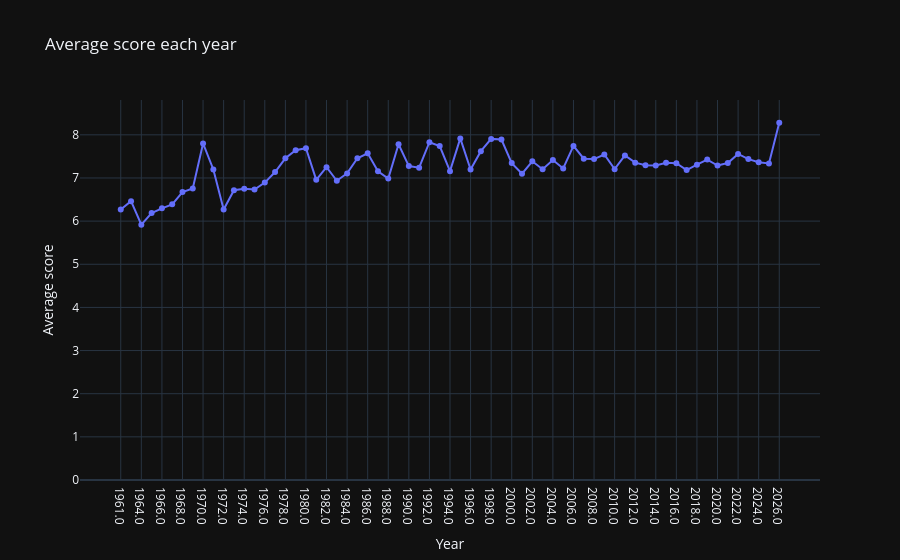

Source (notebook cell):
### Code cell
fig.update_yaxes(rangemode="tozero")
fig.update_traces(mode='lines+markers')

fig.write_html("../../graphs/avgScoreTime2.html")
fig.show()

### Figure 1 — Plotly figure (JSON) as saved in the notebook; plotly's stock layout.template omitted (floating-point values rounded to 4 significant figures)
{"data": [{"hovertemplate": "Year=%{x}<br>Average score=%{y}<extra></extra>", "legendgroup": "", "line": {"color": "#636efa", "dash": "solid"}, "marker": {"symbol": "circle"}, "mode": "lines+markers", "name": "", "orientation": "v", "showlegend": false, "x": ["1961.0", "1963.0", "1964.0", "1965.0", "1966.0", "1967.0", "1968.0", "1969.0", "1970.0", "1971.0", "1972.0", "1973.0", "1974.0", "1975.0", "1976.0", "1977.0", "1978.0", "1979.0", "1980.0", "1981.0", "1982.0", "1983.0", "1984.0", "1985.0", "1986.0", "1987.0", "1988.0", "1989.0", "1990.0", "1991.0", "1992.0", "1993.0", "1994.0", "1995.0", "1996.0", "1997.0", "1998.0", "1999.0", "2000.0", "2001.0", "2002.0", "2003.0", "2004.0", "2005.0", "2006.0", "2007.0", "2008.0", "2009.0", "2010.0", "2011.0", "2012.0", "2013.0", "2014.0", "2015.0", "2016.0", "2017.0", "2018.0", "2019.0", "2020.0", "2021.0", "2022.0", "2023.0", "2024.0", "2025.0", "2026.0"], "xaxis": "x", "y": [6.269, 6.462, 5.917, 6.186, 6.296, 6.39, 6.674, 6.755, 7.801, 7.198, 6.27, 6.716, 6.75, 6.732, 6.893, 7.137, 7.456, 7.642, 7.691, 6.957, 7.251, 6.936, 7.106, 7.457, 7.572, 7.156, 6.987, 7.781, 7.275, 7.239, 7.828, 7.739, 7.159, 7.917, 7.195, 7.622, 7.906, 7.891, 7.345, 7.099, 7.387, 7.204, 7.418, 7.221, 7.742, 7.448, 7.437, 7.544, 7.205, 7.523, 7.356, 7.294, 7.291, 7.354, 7.344, 7.184, 7.307, 7.427, 7.289, 7.346, 7.558, 7.438, 7.364, 7.337, 8.28], "yaxis": "y", "type": "scatter"}], "layout": {"xaxis": {"anchor": "y", "domain": [0.0, 1.0], "title": {"text": "Year"}}, "yaxis": {"anchor": "x", "domain": [0.0, 1.0], "title": {"text": "Average score"}, "rangemode": "tozero"}, "legend": {"tracegroupgap": 0}, "title": {"text": "Average score each year"}}}
